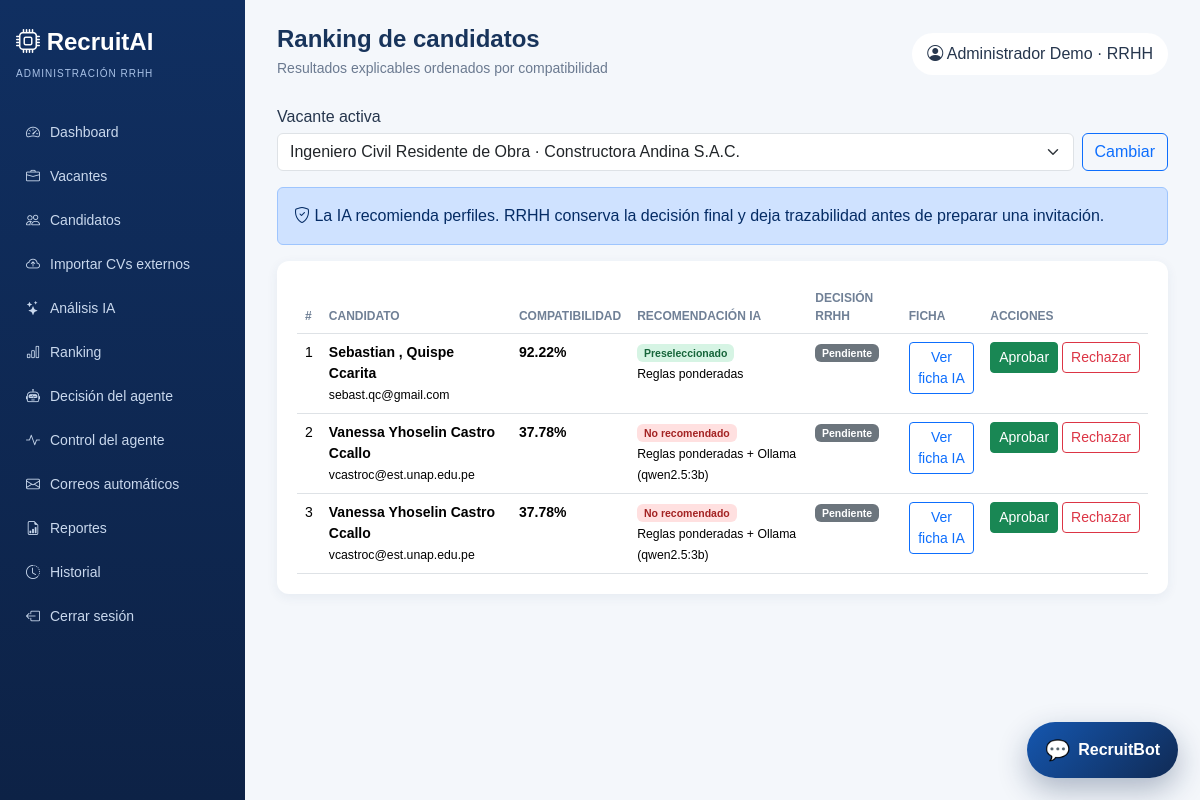
The page /ranking (signed in) on the database its author committed.
### tables this page shows
CREATE TABLE analisis (
        id INTEGER PRIMARY KEY AUTOINCREMENT, candidato_id INTEGER NOT NULL, vacante_id INTEGER NOT NULL,
        compatibilidad REAL NOT NULL, estado TEXT NOT NULL, habilidades_encontradas TEXT,
        habilidades_faltantes TEXT, fecha TEXT DEFAULT CURRENT_TIMESTAMP
    , experiencia_detectada INTEGER DEFAULT 0, estudios_detectados TEXT, desglose TEXT, justificacion TEXT, accion_sugerida TEXT, resumen_profesional TEXT, fortalezas TEXT, brechas TEXT, preguntas_entrevista TEXT);

CREATE TABLE candidatos (
        id INTEGER PRIMARY KEY AUTOINCREMENT, nombre TEXT NOT NULL, correo TEXT, telefono TEXT,
        archivo TEXT, universidad TEXT, carrera TEXT, ciudad TEXT, fecha_creacion TEXT DEFAULT CURRENT_TIMESTAMP
    , usuario_id INTEGER, archivo_hash TEXT);

### app.py (the view)
@app.route("/admin/ranking")
@app.route("/ranking")
@role_required("admin")
def ranking():
    vacancy = _vacante_seleccionada()
    return render_template("ranking.html", ranking=obtener_ranking(vacancy["id"]), vacante=vacancy)

### app.py (called while the page is built)
def role_required(role):
    def decorator(view):
        @wraps(view)
        def wrapped(*args, **kwargs):
            if "usuario_id" not in session:
                return redirect(url_for("login"))
            if session.get("rol") != role:
                endpoint = "admin_dashboard" if session.get("rol") == "admin" else "candidate_dashboard"
                flash("No tienes permisos para acceder a esa sección.", "warning")
                return redirect(url_for(endpoint))
            return view(*args, **kwargs)
        return wrapped
    return decorator

def _vacante_actual():
    vacantes = obtener_vacantes(solo_activas=True) or obtener_vacantes()
    return vacantes[0] if vacantes else None

def _vacante_seleccionada():
    vacante_id = session.get("vacante_id")
    return obtener_vacante_por_id(vacante_id) or _vacante_actual()

@app.context_processor
def inject_csrf_token():
    def csrf_token():
        if "_csrf_token" not in session:
            session["_csrf_token"] = secrets.token_hex(24)
        return session["_csrf_token"]
    context = {"csrf_token": csrf_token}
    if session.get("rol") == "admin":
        context["nav_vacantes"] = obtener_vacantes()
        context["nav_vacante"] = _vacante_seleccionada()
    return context

@app.before_request
def csrf_protect():
    if request.method == "POST":
        expected = session.get("_csrf_token", "")
        payload = request.get_json(silent=True) or {}
        received = request.form.get("_csrf_token", "") or request.headers.get("X-CSRFToken", "") or payload.get("_csrf_token", "")
        if not expected or not hmac.compare_digest(expected, received):
            flash("La solicitud expiró o no es válida. Inténtalo nuevamente.", "warning")
            if request.is_json:
                return jsonify({"error": "csrf", "message": "Solicitud expirada o no valida."}), 400
            return redirect(request.referrer or url_for("landing"))

### modules/database.py (called while the page is built)
def _connection():
    DB_PATH.parent.mkdir(exist_ok=True)
    connection = sqlite3.connect(DB_PATH)
    connection.row_factory = sqlite3.Row
    connection.execute("PRAGMA foreign_keys = ON")
    return connection

def _rows(query, params=()):
    with _connection() as connection:
        return [dict(row) for row in connection.execute(query, params).fetchall()]

def obtener_vacantes(solo_activas=False):
    query = "SELECT * FROM vacantes"
    if solo_activas:
        query += " WHERE estado='Activa'"
    return _rows(query + " ORDER BY id DESC")

### templates/ranking.html
{% extends 'base_admin.html' %}{% block heading %}Ranking de candidatos{% endblock %}{% block subheading %}Resultados explicables ordenados por compatibilidad{% endblock %}
{% block content %}<div class="alert alert-primary"><i class="bi bi-shield-check"></i> La IA recomienda perfiles. RRHH conserva la decisión final y deja trazabilidad antes de preparar una invitación.</div><div class="panel"><div class="table-responsive"><table class="table"><thead><tr><th>#</th><th>Candidato</th><th>Compatibilidad</th><th>Recomendación IA</th><th>Decisión RRHH</th><th>Ficha</th><th>Acciones</th></tr></thead><tbody>{% for item in ranking %}<tr><td>{{loop.index}}</td><td><strong>{{item.nombre}}</strong><br><small>{{item.correo}}</small></td><td><strong>{{item.compatibilidad}}%</strong></td><td><span class="badge status-{{item.estado|lower|replace(' ','-')|replace('ó','o')}}">{{item.estado}}</span><br><small>{{item.desglose.motor or 'Reglas ponderadas'}}</small></td><td><span class="badge {% if item.decision_rrhh == 'Aprobado' %}text-bg-success{% elif item.decision_rrhh == 'Rechazado' %}text-bg-danger{% else %}text-bg-secondary{% endif %}">{{item.decision_rrhh or 'Pendiente'}}</span></td><td><a class="btn btn-sm btn-outline-primary" href="{{url_for('ficha_candidato',analisis_id=item.id)}}">Ver ficha IA</a></td><td><form class="d-flex gap-1" method="post" action="{{url_for('resolver_candidato',analisis_id=item.id,estado='Aprobado')}}"><input type="hidden" name="_csrf_token" value="{{csrf_token()}}"><button class="btn btn-sm btn-success">Aprobar</button><button class="btn btn-sm btn-outline-danger" formaction="{{url_for('resolver_candidato',analisis_id=item.id,estado='Rechazado')}}">Rechazar</button></form></td></tr>{% endfor %}</tbody></table></div></div>{% endblock %}

### static/css/style.css (style rules this page uses)
:root { --blue:#1557b0;--navy:#102a54;--bg:#f4f7fb;--muted:#6b7a90 }
* { box-sizing:border-box }
body { background:var(--bg);color:#26364d;font-family:Arial,sans-serif }
.panel,.metric-card { background:white;border-radius:12px;box-shadow:0 3px 12px #26466d12;padding:20px }
.table { font-size:14px;margin-bottom:0 }
.table th { color:#708096;font-size:12px;text-transform:uppercase }
.status-preseleccionado { background:#d6f4e4;color:#17653b }
.status-no-recomendado { background:#ffe0e0;color:#a32323 }

### rows shown on the page
analisis: nombre "Sebastian , Quispe Ccarita", correo "sebast.qc@gmail.com", compatibilidad "92.22", estado "Preseleccionado", desglose "Reglas ponderadas", decision_rrhh "Pendiente"
analisis: nombre "Vanessa Yhoselin Castro Ccallo", correo "vcastroc@est.unap.edu.pe", compatibilidad "37.78", estado "No recomendado", desglose "Reglas ponderadas + Ollama (qwen2.5:3b)", decision_rrhh "Pendiente"
analisis: nombre "Vanessa Yhoselin Castro Ccallo", correo "vcastroc@est.unap.edu.pe", compatibilidad "37.78", estado "No recomendado", desglose "Reglas ponderadas + Ollama (qwen2.5:3b)", decision_rrhh "Pendiente"

### other values the page prints
{{ label }} "Dashboard" "Vacantes" "Candidatos" "Importar CVs externos" "Análisis IA" "Ranking" "Decisión del agente" "Control del agente" "Correos automáticos" "Reportes" "Historial"
{{ session.usuario }} "Administrador Demo"
form field value "Ingeniero Civil Residente de Obra · Constructora Andina S.A.C."
